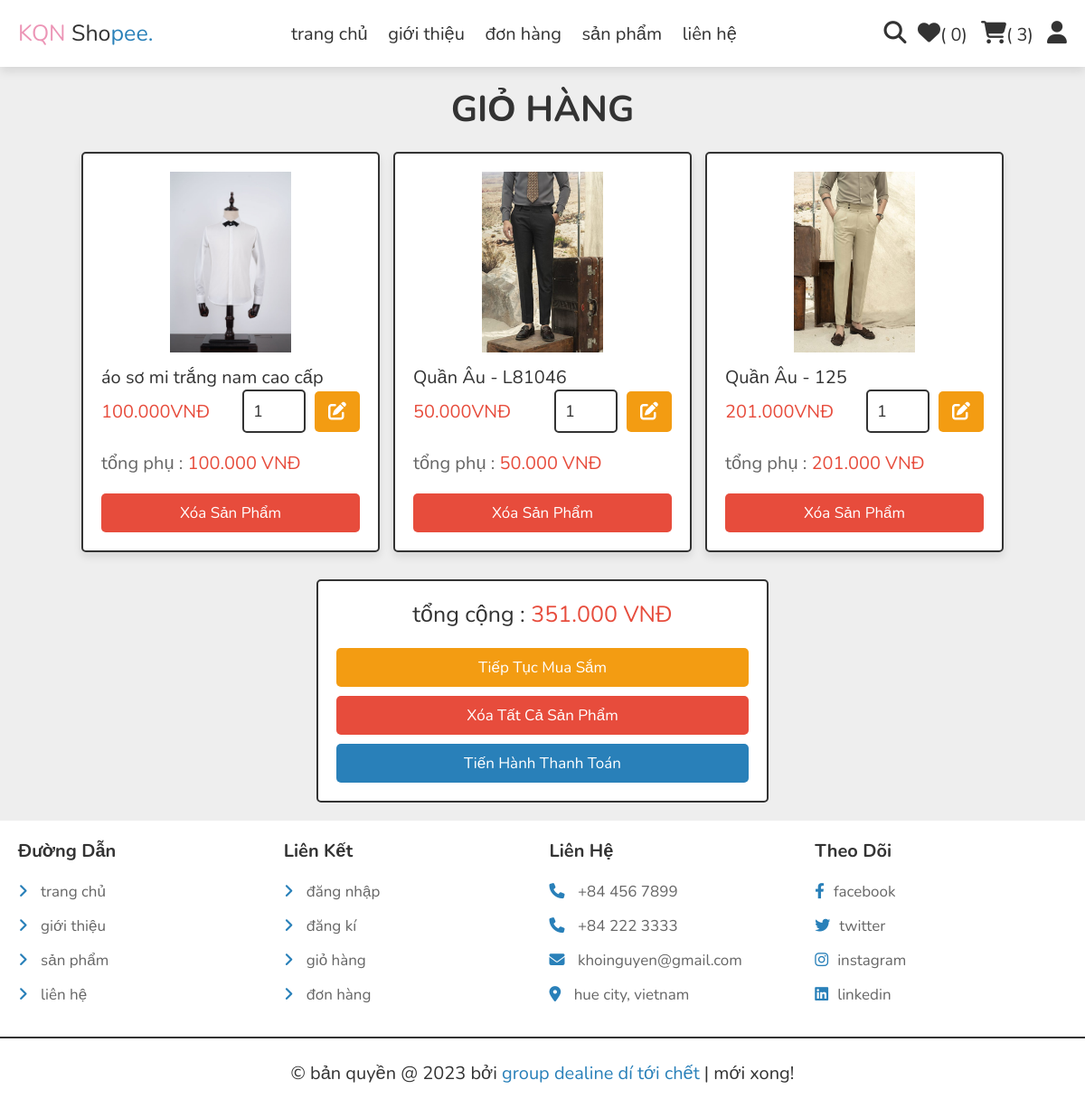
Screenshot of /cart.php (signed in) with the database file from the repository.
### tables this page shows
CREATE TABLE `cart` (
  `id` int NOT NULL AUTO_INCREMENT,
  `user_id` int NOT NULL,
  `pid` int NOT NULL,
  `name` varchar(100) NOT NULL,
  `price` decimal(15,3) NOT NULL,
  `quantity` int NOT NULL,
  `image` varchar(100) NOT NULL,
  PRIMARY KEY (`id`)
);

### cart.php (the view, shortened to what this page needs)
<?php
include 'components/connect.php';
if (isset($_SESSION['user_id'])) {
   $user_id = $_SESSION['user_id'];
} else {
   $user_id = '';
   header('location:user_login.php');
}
?>
<!DOCTYPE html>
<html lang="en">
<head>
   <link rel="stylesheet" href="https://cdnjs.cloudflare.com/ajax/libs/font-awesome/6.1.1/css/all.min.css">
   <link rel="stylesheet" href="css/style.css">
</head>
<body>
   <?php include 'components/user_header.php'; ?>
   <section class="products shopping-cart">
      <h3 class="heading">GIỎ HÀNG</h3>
      <div class="box-container">
         <?php
         $grand_total = 0;
         $select_cart = $conn->prepare("SELECT * FROM `cart` WHERE user_id = ?");
         $select_cart->execute([$user_id]);
         if ($select_cart->rowCount() > 0) {
            while ($fetch_cart = $select_cart->fetch(PDO::FETCH_ASSOC)) {
               ?>
               <form action="" method="post" class="box">
                  <img src="uploaded_img/<?= $fetch_cart['image']; ?>" alt="">
                  <div class="name">
                     <?= $fetch_cart['name']; ?>
                  </div>
                  <div class="flex">
                     <div class="price">
                        <?= $fetch_cart['price'] . 'VNĐ'; ?>
                     </div>
                     <input type="number" name="qty" class="qty" min="1" max="99"
                        onkeypress="if(this.value.length == 2) return false;" value="<?= $fetch_cart['quantity']; ?>">
                     <button type="submit" class="fas fa-edit" name="update_qty"></button>
                  </div>
                  <div class="sub-total"> tổng phụ : <span>
                        <?= $sub_total = ($fetch_cart['price'] * $fetch_cart['quantity']); ?>.000 VNĐ
                     </span> </div>
                  <input type="submit" value="xóa sản phẩm" onclick="return confirm('xóa sản phẩm này khỏi giỏ hàng?');"
                     class="delete-btn" name="delete">
               </form>
               <?php
               $grand_total += $sub_total;
            }
         } else {
            echo '<p class="empty" style="margin: 0 auto">giỏ hàng của bạn đang trống!!</p>';
         }
         ?>
      </div>
      <div class="cart-total">
         <p>tổng cộng : <span>
               <?= formatCurrency($grand_total); ?>.000 VNĐ
            </span></p>
         <a href="shop.php" class="option-btn">Tiếp tục mua sắm</a>
         <a href="cart.php?delete_all" class="delete-btn <?= ($grand_total > 1) ? '' : 'disabled'; ?>"
            onclick="return confirm('xóa tất cả sản phẩm?');">Xóa tất cả sản phẩm</a>
         <a href="checkout.php" class="btn <?= ($grand_total > 1) ? '' : 'disabled'; ?>">
            tiến hành thanh toán</a>
      </div>
   </section>
   <?php
   function formatCurrency($amount)
   {
      return number_format($amount, 0, ',', '.');
   }
   ?>
   <?php include 'components/footer.php'; ?>
</body>
</html>

### css/style.css (style rules this page uses)
:root { --main-color:#2980b9; --orange:#f39c12; --red:#e74c3c; --black:#333; --white:#fff; --light-color:#666; --light-bg:#eee; --border:.2rem solid var(--black); --box-shadow:0 .5rem 1rem rgba(0,0,0,.1); }
* { font-family: 'Nunito', sans-serif; margin:0; padding:0; box-sizing: border-box; outline: none; border:none; text-decoration: none; }
html { font-size: 62.5%; overflow-x: hidden; }
body { background-color: var(--light-bg); }
section { padding:2rem; max-width: 1200px; margin:0 auto; }
.heading { font-size: 4rem; color:var(--black); margin-bottom: 2rem; text-align: center; text-transform: uppercase; }
.btn, .delete-btn, .option-btn { display: block; width: 100%; margin-top: 1rem; border-radius: .5rem; padding:1rem 3rem; font-size: 1.7rem; text-transform: capitalize; color:var(--white); cursor: pointer; text-align: center; }
.btn { background-color: var(--main-color); }
.option-btn { background-color: var(--orange); }
.delete-btn { background-color: var(--red); }
.products .box-container { display: grid; grid-template-columns: repeat(auto-fit, 33rem); gap:1.5rem; justify-content: center; align-items: flex-start; }
.products .box-container .box { position: relative; background-color: var(--white); box-shadow: var(--box-shadow); border-radius: .5rem; border:var(--border); padding:2rem; overflow: hidden; }
.products .box-container .box img { height: 20rem; width: 100%; object-fit: contain; margin-bottom: 1rem; }
.products .box-container .box .name { font-size: 2rem; color:var(--black); }
.products .box-container .box .flex { display: flex; align-items: center; gap:1rem; }
.products .box-container .box .flex .qty { width: 7rem; padding:1rem; border:var(--border); font-size: 1.8rem; color:var(--black); border-radius: .5rem; }
.products .box-container .box .flex .price { font-size: 2rem; color:var(--red); margin-right: auto; }
.shopping-cart .fa-edit { height: 4.5rem; border-radius: .5rem; background-color: var(--orange); width: 5rem; font-size: 2rem; color:var(--white); cursor: pointer; }
.shopping-cart .sub-total { margin:2rem 0; font-size: 2rem; color:var(--light-color); }
.shopping-cart .sub-total span { color:var(--red); }
.cart-total { max-width: 50rem; margin:0 auto; margin-top: 3rem; background-color: var(--white); border:var(--border); border-radius: .5rem;; padding:2rem; text-align: center; }
.cart-total p { font-size: 2.5rem; color:var(--black); margin-bottom: 2rem; }
.cart-total p span { color:var(--red); }

### rows the page displays
cart: image (picture), name "áo sơ mi trắng nam cao cấp", price "100.000", qty "1", $sub_total = ($fetch_cart['price'] * $fetch_cart['quantity']) "100"
cart: image (picture), name "Quần Âu - L81046", price "50.000", qty "1", $sub_total = ($fetch_cart['price'] * $fetch_cart['quantity']) "50"
cart: image (picture), name "Quần Âu - 125", price "201.000", qty "1", $sub_total = ($fetch_cart['price'] * $fetch_cart['quantity']) "201"

### other values shown
$total_wishlist_counts "0"
$total_cart_counts "3"
formatCurrency($grand_total) "351"
